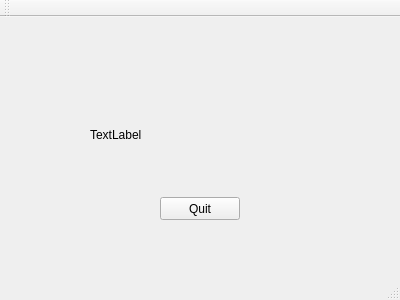
<?xml version="1.0" encoding="UTF-8"?>
<ui version="4.0">
 <class>MainWindow</class>
 <widget class="QMainWindow" name="MainWindow">
  <property name="geometry">
   <rect>
    <x>0</x>
    <y>0</y>
    <width>400</width>
    <height>300</height>
   </rect>
  </property>
  <property name="windowTitle">
   <string>MainWindow</string>
  </property>
  <widget class="QWidget" name="centralWidget">
   <widget class="QPushButton" name="pushButton">
    <property name="geometry">
     <rect>
      <x>160</x>
      <y>180</y>
      <width>80</width>
      <height>23</height>
     </rect>
    </property>
    <property name="text">
     <string>Quit</string>
    </property>
   </widget>
   <widget class="QLabel" name="myLabel">
    <property name="geometry">
     <rect>
      <x>90</x>
      <y>110</y>
      <width>91</width>
      <height>16</height>
     </rect>
    </property>
    <property name="text">
     <string>TextLabel</string>
    </property>
   </widget>
  </widget>
  <widget class="QMenuBar" name="menuBar">
   <property name="geometry">
    <rect>
     <x>0</x>
     <y>0</y>
     <width>400</width>
     <height>20</height>
    </rect>
   </property>
  </widget>
  <widget class="QToolBar" name="mainToolBar">
   <attribute name="toolBarArea">
    <enum>TopToolBarArea</enum>
   </attribute>
   <attribute name="toolBarBreak">
    <bool>false</bool>
   </attribute>
  </widget>
  <widget class="QStatusBar" name="statusBar"/>
 </widget>
 <layoutdefault spacing="6" margin="11"/>
 <resources/>
 <connections/>
</ui>
